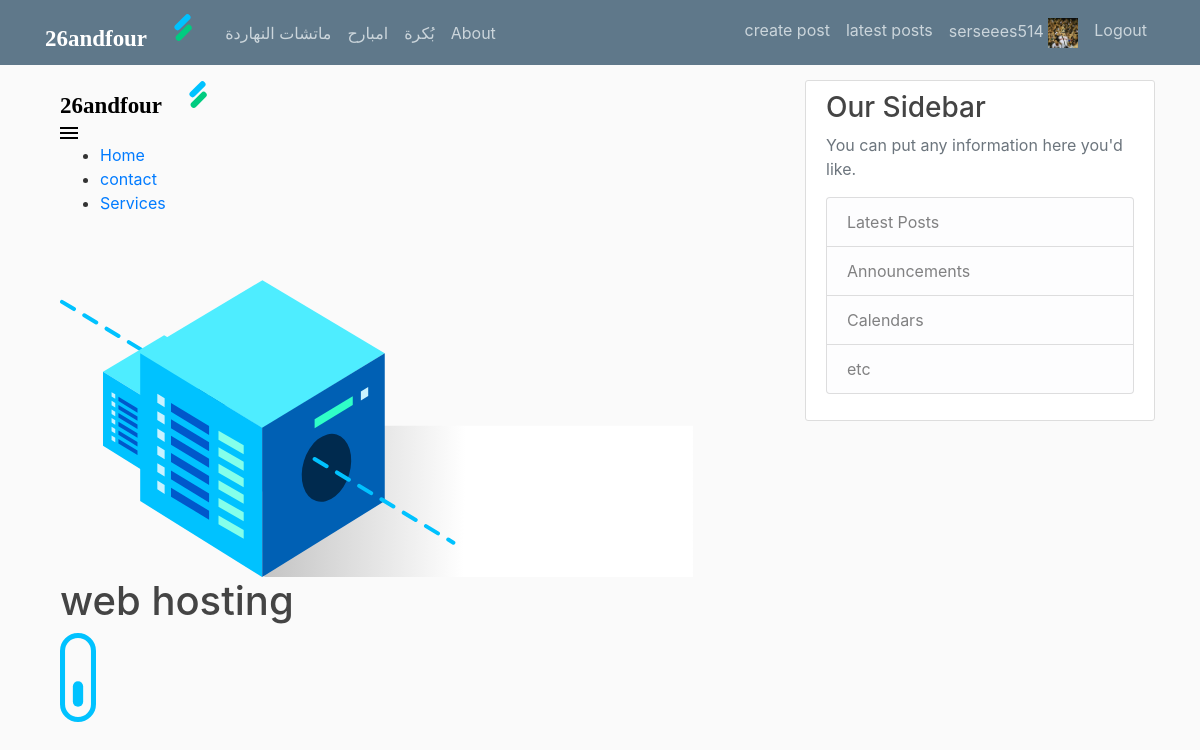
The app's page /about (signed in) with its own data.
### mysite/models.py (models this page shows, shortened)
class User(db.Model, UserMixin):
    id = db.Column(db.Integer, primary_key=True)
    name = db.Column(db.String(20), nullable=False)
    email = db.Column(db.String(50), nullable=False)
    password = db.Column(db.String(20), nullable=False)
    p_img = db.Column(db.String(8), nullable=False, default="3zma.jpg")
    posts = db.relationship("Post", backref='author', lazy=True)

### mysite/routes.py (the view)
@app.route("/about")
def about():
    return render_template('about.html', title='About')

### mysite/models.py (called while the page is built)
@login_manager.user_loader
def load_user(user_id):
    return User.query.get(int(user_id))

### mysite/templates/about.html
{%extends "layout.html" %}
{%block content%}
  <div class="container">
      <header>
        <img src="{{url_for('static',filename='logo.svg')}}" alt="logo">
        <nav>
            <a href="#" class="hide">
              <img src='{{ url_for("static",filename="ham.svg")}}' alt="menu">
            </a>
            <ul class="show hide" id="nav">
              <li><a href="/home">Home</a></li>
              <li><a href="#">contact</a></li>
              <li><a href="#">Services</a></li>
            </ul>
        </nav>
      </header>
      <section>
        <img src='{{ url_for("static",filename="server.svg")}}' alt="server">
        <h1>web hosting</h1>
        <img src="{{url_for('static',filename='scroll.svg')}}" alt="" class="scroll">
      </section>
  </div>
{%endblock content%}

### mysite/templates/layout.html (shortened to what this page needs)
<!DOCTYPE html>
<html>
<head>
    <link rel="stylesheet" href="https://maxcdn.bootstrapcdn.com/bootstrap/4.0.0/css/bootstrap.min.css">
    <link rel="stylesheet" type="text/css" href="{{ url_for('static', filename='main.css') }}">
</head>
<body>
    <header class="site-header">
      <nav class="navbar navbar-expand-md navbar-dark bg-steel fixed-top">
        <div class="container">
          <a class="navbar-brand mr-4" href="/"><img src="{{url_for('static',filename='images/logo-white.svg')}}" alt="logo">
          </a>
          <div class="collapse navbar-collapse" id="navbarToggle">
            <div class="navbar-nav mr-auto">
              <a class="nav-item nav-link" href="{{ url_for('home') }}">ماتشات النهاردة</a>
              <a class="nav-item nav-link" href="{{ url_for('yesterday') }}">امبارح</a>
              <a class="nav-item nav-link" href="{{ url_for('tomorrow') }}">بُكرة</a>
              <a class="nav-item nav-link" href="{{ url_for('about') }}">About</a>
            </div>
            <div class="navbar-nav">
                {% if current_user.is_authenticated %}
                    <a class="nav-item nav-link" href="{{ url_for('post') }}">create post</a>
                    <a class="nav-item nav-link" href="{{ url_for('posts') }}">latest posts</a>
                    <a class="nav-item nav-link" href="{{ url_for('account') }}">{{ current_user.name }}
                     <img src='{{url_for("static",filename="images/"+current_user.p_img)}}' height="30" width="30">
                    </a>
                    <a class="nav-item nav-link" href="{{ url_for('logout') }}">Logout</a>
                {% else %}
                  <a class="nav-item nav-link" href="{{ url_for('login') }}">Login</a>
                  <a class="nav-item nav-link" href="{{ url_for('register') }}">Register</a>
                {% endif %}
            </div>
          </div>
        </div>
      </nav>
    </header>
    <main role="main" class="container">
      <div class="row">
        <div class="col-md-8">
          {% block content %}{% endblock %}
        </div>
        <div class="col-md-4">
          <div class="content-section">
            <h3>Our Sidebar</h3>
            <p class='text-muted'>You can put any information here you'd like.
              <ul class="list-group">
                <li class="list-group-item list-group-item-light">Latest Posts</li>
                <li class="list-group-item list-group-item-light">Announcements</li>
                <li class="list-group-item list-group-item-light">Calendars</li>
                <li class="list-group-item list-group-item-light">etc</li>
              </ul>
            </p>
          </div>
        </div>
      </div>
    </main>
</body>
</html>

### mysite/static/main.css (style rules this page uses)
body { background: #fafafa; color: #333333; margin-top: 5rem; }
h1, h2, h3, h4, h5, h6 { color: #444444; }
.bg-steel { background-color: #5f788a; }
.site-header .navbar-nav .nav-link { color: #cbd5db; }
.content-section { background: #ffffff; padding: 10px 20px; border: 1px solid #dddddd; border-radius: 3px; margin-bottom: 20px; }

### records on screen
User: name "serseees514", p_img (picture)
